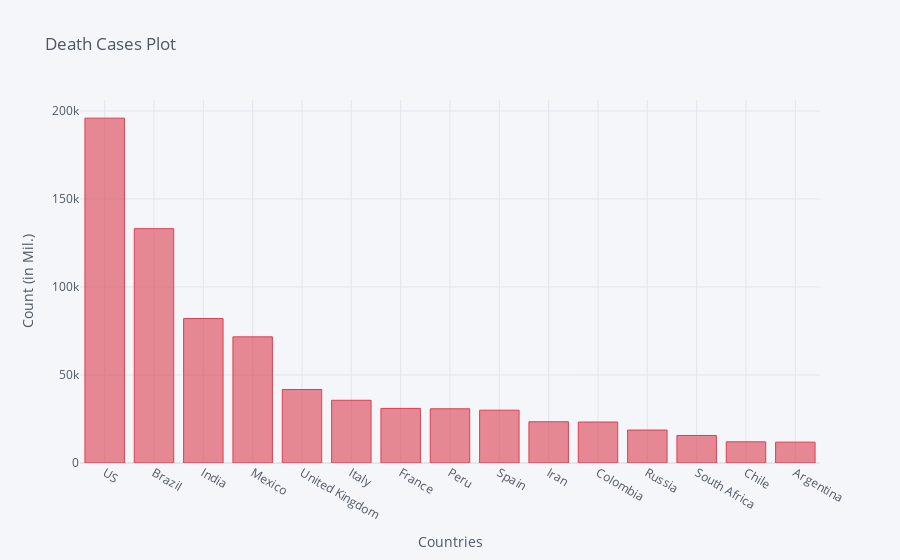

The code cell stored with this chart in its notebook:
### Code cell
death_df2_plot.iplot(kind='bar', x='Country/Region', y='9/15/20',color='red',
                    title='Death Cases Plot',xTitle='Countries',yTitle='Count (in Mil.)')

### Figure 1 — Plotly figure (JSON) as saved in the notebook; plotly's stock layout.template omitted (floating-point values rounded to 4 significant figures)
{"data": [{"marker": {"color": "rgba(219, 64, 82, 0.6)", "line": {"color": "rgba(219, 64, 82, 1.0)", "width": 1}}, "name": "9/15/20", "orientation": "v", "text": "", "type": "bar", "x": ["US", "Brazil", "India", "Mexico", "United Kingdom", "Italy", "France", "Peru", "Spain", "Iran", "Colombia", "Russia", "South Africa", "Chile", "Argentina"], "y": [195915, 133119, 82066, 71678, 41753, 35633, 31007, 30812, 30004, 23453, 23288, 18723, 15641, 12040, 11852]}], "layout": {"legend": {"bgcolor": "#F5F6F9", "font": {"color": "#4D5663"}}, "paper_bgcolor": "#F5F6F9", "plot_bgcolor": "#F5F6F9", "title": {"font": {"color": "#4D5663"}, "text": "Death Cases Plot"}, "xaxis": {"gridcolor": "#E1E5ED", "showgrid": true, "tickfont": {"color": "#4D5663"}, "title": {"font": {"color": "#4D5663"}, "text": "Countries"}, "zerolinecolor": "#E1E5ED"}, "yaxis": {"gridcolor": "#E1E5ED", "showgrid": true, "tickfont": {"color": "#4D5663"}, "title": {"font": {"color": "#4D5663"}, "text": "Count (in Mil.)"}, "zerolinecolor": "#E1E5ED"}}}
